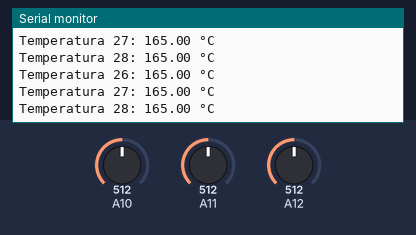
A sketch run on a simulated Arduino Mega 2560, built with avr-gcc and run on an emulated ATmega2560. Shown: the last lines printed to the serial monitor. The test bench sets the inputs (shaded band); at power-on: A10 = 512, A11 = 512, A12 = 512.

Above: at 1.8 s.
1.9 s: A10 set to 716
At 2.8 s:
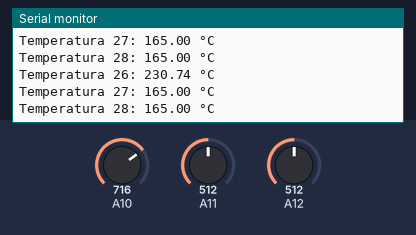
3.4 s: A11 set to 716
At 4.7 s:
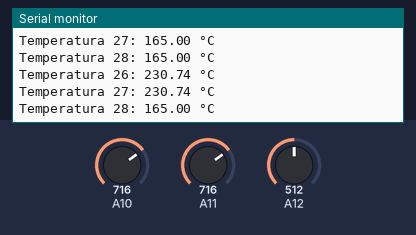
4.9 s: A12 set to 716
At 5.8 s:
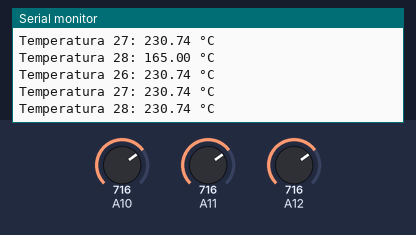
6.4 s: A10 set to 900
At 7.7 s:
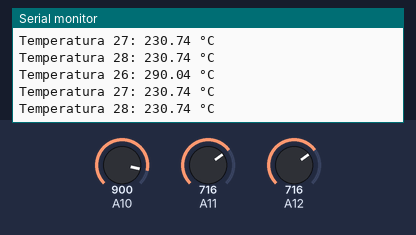
7.9 s: A11 set to 900
At 8.6 s:
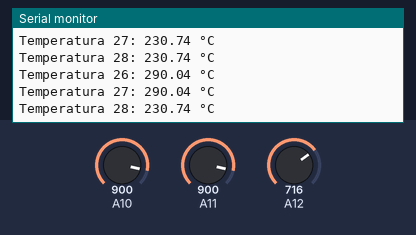
9.4 s: A12 set to 900
At 10.8 s:
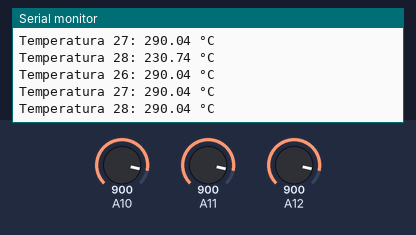
Timing chart, 0 to 11.9 s (numbered marks = the images above; inputs shaded):
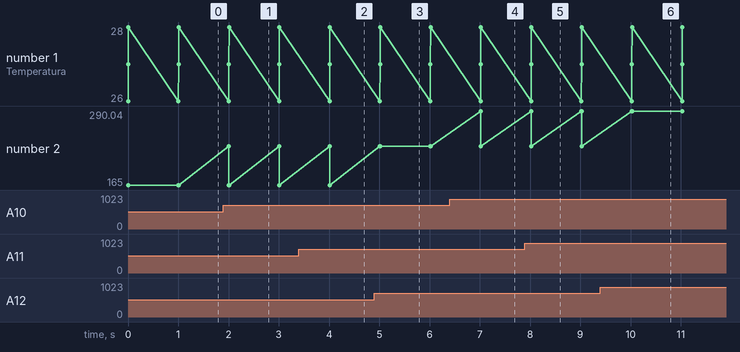

The sketch:

EvalTrayectoUnidad3.ino
```cpp
void setup() {
  Serial.begin(115200);

}

void loop() {
  float temperatura26 = (float)analogRead(26) * (3.3 / 1024.0) * 100.0;

    Serial.print("Temperatura 26: ");
    Serial.print(temperatura26);
    Serial.println(" °C");

  float temperatura27 = (float)analogRead(27) * (3.3 / 1024.0) * 100.0;

    Serial.print("Temperatura 27: ");
    Serial.print(temperatura27);
    Serial.println(" °C");

  float temperatura28 = (float)analogRead(28) * (3.3 / 1024.0) * 100.0;

    Serial.print("Temperatura 28: ");
    Serial.print(temperatura28);
    Serial.println(" °C");

    delay(1000);
}
```

Measured:
- after the input at 1.9 s, the serial monitor: prints a new line after 0.11 s (image 1)
- after the input at 3.4 s, the serial monitor: prints a new line after 0.61 s (image 2)
- after the input at 4.9 s, the serial monitor: prints a new line after 0.12 s (image 3)
- after the input at 6.4 s, the serial monitor: prints a new line after 0.62 s (image 4)
- after the input at 7.9 s, the serial monitor: prints a new line after 0.12 s (image 5)
- after the input at 9.4 s, the serial monitor: prints a new line after 0.63 s (image 6)
